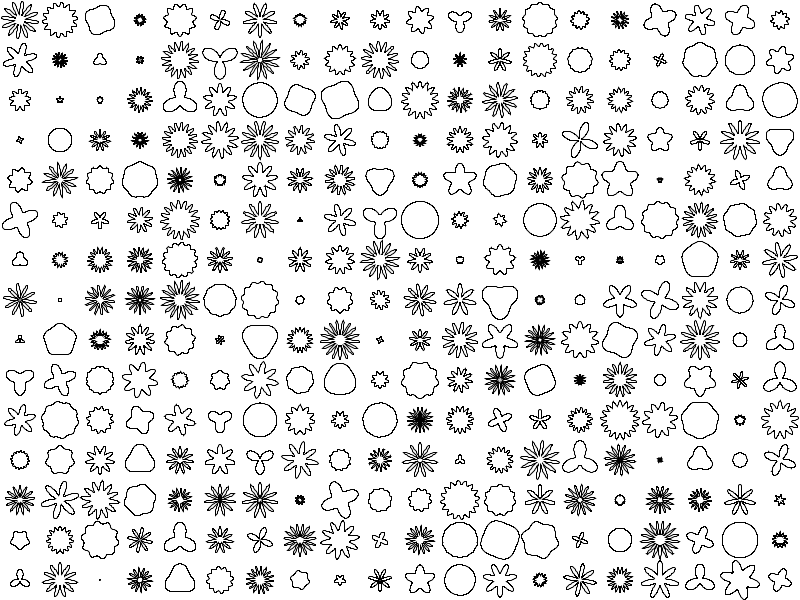
Frame 1 (no input)
Frame 60 (the mouse pressed at the canvas centre just before this capture): identical to frame 1, image omitted
Frame 120 (the mouse held since frame 60 and released just before this capture): identical to frame 1, image omitted

The Processing sketch that drew this single still picture (run headless with seeded random() and noise(); from frame 60 on, the mouse is pressed at the canvas centre):

// Processing sketch: flower_from_sin__
// ── flower_from_sin__.pde
float dismax=20;
int anglenummax=18;


boolean shouldchange=true;
void setup(){
  size(800,600);
  background(255,255,255);
 }
void draw(){
  if(shouldchange){
background(255,255,255);
for(int i=0;i<width/(2*dismax);i++){
for(int j=0;j<height/(2*dismax);j++){
float x=i*2*dismax+dismax;
float y=j*2*dismax+dismax;
myshape(x,y,floor(random(3,anglenummax)),random(0,dismax),random(0,dismax));
}}
shouldchange=false;}
}
void mouseClicked(){shouldchange=true;}


void myshape(float x,float y,int anglenum,float innerdis,float outdis){
  beginShape();
  for(int i=0;i<360;i++)
  {
    float iangle=radians(i);
    float dis=(outdis-innerdis)/2*(sin(anglenum*iangle)+1)+innerdis;
    vertex(dis*cos(iangle)+x,dis*sin(iangle)+y);
  }
  endShape(CLOSE);
}
